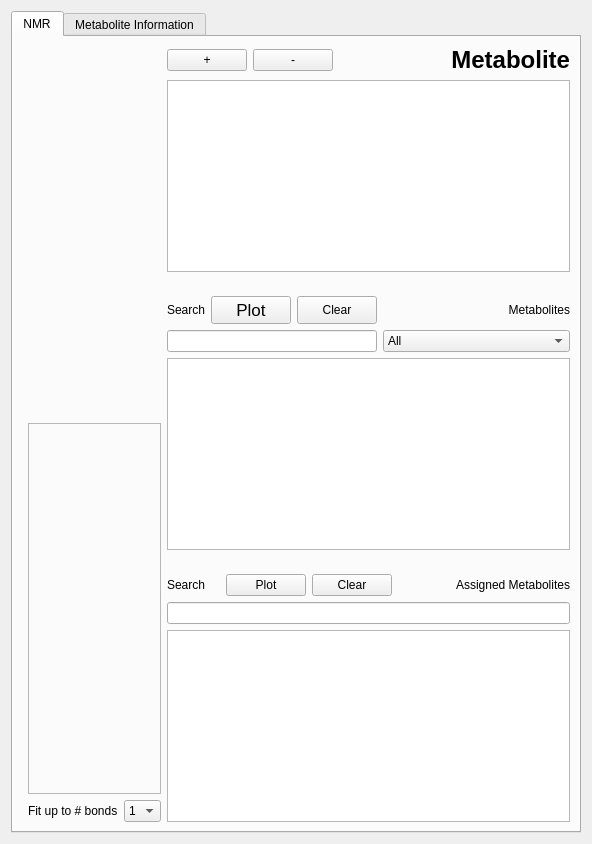
      <widget class="QWidget" name="hsqcAnalysisTab">
       <attribute name="title">
        <string>HSQC Analysis</string>
       </attribute>
       <layout class="QGridLayout" name="gridLayout_23">
        <item row="0" column="0">
         <widget class="QTabWidget" name="hsqcAnalysisTab_2">
          <property name="currentIndex">
           <number>0</number>
          </property>
          <widget class="QWidget" name="hsqcNMRTab">
           <attribute name="title">
            <string>NMR</string>
           </attribute>
           <layout class="QGridLayout" name="gridLayout_25">
            <item row="0" column="0" rowspan="3">
             <widget class="MplWidget" name="MplWidget2" native="true">
              <property name="sizePolicy">
               <sizepolicy hsizetype="Preferred" vsizetype="Preferred">
                <horstretch>180</horstretch>
                <verstretch>0</verstretch>
               </sizepolicy>
              </property>
              <property name="minimumSize">
               <size>
                <width>0</width>
                <height>0</height>
               </size>
              </property>
              <property name="mouseTracking">
               <bool>false</bool>
              </property>
             </widget>
            </item>
            <item row="0" column="1" colspan="2">
             <widget class="MplWidget" name="MplWidget3" native="true">
              <property name="sizePolicy">
               <sizepolicy hsizetype="Preferred" vsizetype="Preferred">
                <horstretch>45</horstretch>
                <verstretch>40</verstretch>
               </sizepolicy>
              </property>
             </widget>
            </item>
            <item row="0" column="3" rowspan="3">
             <layout class="QVBoxLayout" name="verticalLayout_24">
              <item>
               <layout class="QHBoxLayout" name="horizontalLayout_55">
                <item>
                 <widget class="QPushButton" name="hsqcAddPeak">
                  <property name="toolTip">
                   <string extracomment="Add Peak"/>
                  </property>
                  <property name="text">
                   <string>+</string>
                  </property>
                 </widget>
                </item>
                <item>
                 <widget class="QPushButton" name="hsqcRemovePeak">
                  <property name="toolTip">
                   <string extracomment="Remove Peak"/>
                  </property>
                  <property name="text">
                   <string>-</string>
                  </property>
                 </widget>
                </item>
                <item>
                 <spacer name="horizontalSpacer_41">
                  <property name="orientation">
                   <enum>Qt::Horizontal</enum>
                  </property>
                  <property name="sizeHint" stdset="0">
                   <size>
                    <width>40</width>
                    <height>20</height>
                   </size>
                  </property>
                 </spacer>
                </item>
                <item>
                 <widget class="QLabel" name="metaboliteLabel">
                  <property name="font">
                   <font>
                    <pointsize>18</pointsize>
                    <weight>75</weight>
                    <bold>true</bold>
                   </font>
                  </property>
                  <property name="text">
                   <string>Metabolite</string>
                  </property>
                  <property name="alignment">
                   <set>Qt::AlignRight|Qt::AlignTrailing|Qt::AlignVCenter</set>
                  </property>
                 </widget>
                </item>
               </layout>
              </item>
              <item>
               <widget class="QGraphicsView" name="metaboliteImage">
                <property name="sizePolicy">
                 <sizepolicy hsizetype="Expanding" vsizetype="Expanding">
                  <horstretch>10</horstretch>
                  <verstretch>0</verstretch>
                 </sizepolicy>
                </property>
               </widget>
              </item>
              <item>
               <spacer name="verticalSpacer_14">
                <property name="orientation">
                 <enum>Qt::Vertical</enum>
                </property>
                <property name="sizeHint" stdset="0">
                 <size>
                  <width>20</width>
                  <height>17</height>
                 </size>
                </property>
               </spacer>
              </item>
              <item>
               <layout class="QGridLayout" name="gridLayout_22">
                <item row="0" column="0">
                 <widget class="QLabel" name="label_72">
                  <property name="sizePolicy">
                   <sizepolicy hsizetype="Preferred" vsizetype="Preferred">
                    <horstretch>0</horstretch>
                    <verstretch>0</verstretch>
                   </sizepolicy>
                  </property>
                  <property name="text">
                   <string>Search</string>
                  </property>
                 </widget>
                </item>
                <item row="0" column="1">
                 <widget class="QPushButton" name="plotMetabolitesHsqc">
                  <property name="sizePolicy">
                   <sizepolicy hsizetype="MinimumExpanding" vsizetype="MinimumExpanding">
                    <horstretch>0</horstretch>
                    <verstretch>0</verstretch>
                   </sizepolicy>
                  </property>
                  <property name="font">
                   <font>
                    <pointsize>13</pointsize>
                   </font>
                  </property>
                  <property name="text">
                   <string>Plot</string>
                  </property>
                 </widget>
                </item>
                <item row="0" column="2">
                 <widget class="QPushButton" name="clearMetabolitesHsqc">
                  <property name="sizePolicy">
                   <sizepolicy hsizetype="MinimumExpanding" vsizetype="MinimumExpanding">
                    <horstretch>0</horstretch>
                    <verstretch>0</verstretch>
                   </sizepolicy>
                  </property>
                  <property name="text">
                   <string>Clear</string>
                  </property>
                 </widget>
                </item>
                <item row="0" column="3">
                 <spacer name="horizontalSpacer_42">
                  <property name="orientation">
                   <enum>Qt::Horizontal</enum>
                  </property>
                  <property name="sizeHint" stdset="0">
                   <size>
                    <width>40</width>
                    <height>20</height>
                   </size>
                  </property>
                 </spacer>
                </item>
                <item row="0" column="4">
                 <widget class="QLabel" name="label_74">
                  <property name="text">
                   <string>Metabolites</string>
                  </property>
                  <property name="alignment">
                   <set>Qt::AlignRight|Qt::AlignTrailing|Qt::AlignVCenter</set>
                  </property>
                 </widget>
                </item>
                <item row="1" column="0" colspan="3">
                 <widget class="QLineEdit" name="searchHsqcMetabolites">
                  <property name="sizePolicy">
                   <sizepolicy hsizetype="Expanding" vsizetype="Fixed">
                    <horstretch>5</horstretch>
                    <verstretch>0</verstretch>
                   </sizepolicy>
                  </property>
                 </widget>
                </item>
                <item row="1" column="3" colspan="2">
                 <widget class="QComboBox" name="hsqcPathwaySelect">
                  <property name="sizePolicy">
                   <sizepolicy hsizetype="Preferred" vsizetype="Fixed">
                    <horstretch>5</horstretch>
                    <verstretch>0</verstretch>
                   </sizepolicy>
                  </property>
                  <item>
                   <property name="text">
                    <string>All</string>
                   </property>
                  </item>
                  <item>
                   <property name="text">
                    <string>Alanine Metabolism</string>
                   </property>
                  </item>
                  <item>
                   <property name="text">
                    <string>Citric Acid Cycle</string>
                   </property>
                  </item>
                  <item>
                   <property name="text">
                    <string>Glucose Alanine Cycle</string>
                   </property>
                  </item>
                  <item>
                   <property name="text">
                    <string>Glutamate Metabolism</string>
                   </property>
                  </item>
                  <item>
                   <property name="text">
                    <string>Glycolysis</string>
                   </property>
                  </item>
                  <item>
                   <property name="text">
                    <string>Ketone Body Metabolism</string>
                   </property>
                  </item>
                  <item>
                   <property name="text">
                    <string>Malate Aspartate Shuttle</string>
                   </property>
                  </item>
                  <item>
                   <property name="text">
                    <string>Pentose Phosphate Pathway</string>
                   </property>
                  </item>
                  <item>
                   <property name="text">
                    <string>Pyruvate Metabolism</string>
                   </property>
                  </item>
                  <item>
                   <property name="text">
                    <string>Taurine Metabolism</string>
                   </property>
                  </item>
                  <item>
                   <property name="text">
                    <string>TCA Cycle</string>
                   </property>
                  </item>
                  <item>
                   <property name="text">
                    <string>Urea Metabolism</string>
                   </property>
                  </item>
                  <item>
                   <property name="text">
                    <string>Val/Leu/Ile Metabolism</string>
                   </property>
                  </item>
                  <item>
                   <property name="text">
                    <string>Vitamin B6 Metabolism</string>
                   </property>
                  </item>
                 </widget>
                </item>
               </layout>
              </item>
              <item>
               <widget class="QListView" name="hsqcMetabolites">
                <property name="sizePolicy">
                 <sizepolicy hsizetype="Expanding" vsizetype="Expanding">
                  <horstretch>10</horstretch>
                  <verstretch>0</verstretch>
                 </sizepolicy>
                </property>
               </widget>
              </item>
              <item>
               <spacer name="verticalSpacer_13">
                <property name="orientation">
                 <enum>Qt::Vertical</enum>
                </property>
                <property name="sizeHint" stdset="0">
                 <size>
                  <width>20</width>
                  <height>17</height>
                 </size>
                </property>
               </spacer>
              </item>
              <item>
               <layout class="QGridLayout" name="gridLayout_14">
                <item row="0" column="0">
                 <widget class="QLabel" name="label_73">
                  <property name="text">
                   <string>Search</string>
                  </property>
                 </widget>
                </item>
                <item row="0" column="1">
                 <widget class="QPushButton" name="plotAssignedHsqc">
                  <property name="sizePolicy">
                   <sizepolicy hsizetype="MinimumExpanding" vsizetype="MinimumExpanding">
                    <horstretch>0</horstretch>
                    <verstretch>0</verstretch>
                   </sizepolicy>
                  </property>
                  <property name="text">
                   <string>Plot</string>
                  </property>
                 </widget>
                </item>
                <item row="0" column="2">
                 <widget class="QPushButton" name="clearAssignedHsqc">
                  <property name="sizePolicy">
                   <sizepolicy hsizetype="MinimumExpanding" vsizetype="MinimumExpanding">
                    <horstretch>0</horstretch>
                    <verstretch>0</verstretch>
                   </sizepolicy>
                  </property>
                  <property name="text">
                   <string>Clear</string>
                  </property>
                 </widget>
                </item>
                <item row="0" column="3">
                 <spacer name="horizontalSpacer_43">
                  <property name="orientation">
                   <enum>Qt::Horizontal</enum>
                  </property>
                  <property name="sizeHint" stdset="0">
                   <size>
                    <width>40</width>
                    <height>20</height>
                   </size>
                  </property>
                 </spacer>
                </item>
                <item row="0" column="4">
                 <widget class="QLabel" name="label_75">
                  <property name="text">
                   <string>Assigned Metabolites</string>
                  </property>
                  <property name="alignment">
                   <set>Qt::AlignRight|Qt::AlignTrailing|Qt::AlignVCenter</set>
                  </property>
                 </widget>
                </item>
                <item row="1" column="0" colspan="5">
                 <widget class="QLineEdit" name="searchAssignedHsqcMetabolites">
                  <property name="sizePolicy">
                   <sizepolicy hsizetype="Expanding" vsizetype="Fixed">
                    <horstretch>10</horstretch>
                    <verstretch>0</verstretch>
                   </sizepolicy>
                  </property>
                 </widget>
                </item>
               </layout>
              </item>
              <item>
               <widget class="QListView" name="hsqcAssignedMetabolites">
                <property name="sizePolicy">
                 <sizepolicy hsizetype="Expanding" vsizetype="Expanding">
                  <horstretch>10</horstretch>
                  <verstretch>0</verstretch>
                 </sizepolicy>
                </property>
               </widget>
              </item>
             </layout>
            </item>
            <item row="1" column="1" colspan="2">
             <widget class="QFrame" name="buttonArea">
              <property name="sizePolicy">
               <sizepolicy hsizetype="Preferred" vsizetype="Preferred">
                <horstretch>0</horstretch>
                <verstretch>40</verstretch>
               </sizepolicy>
              </property>
              <property name="frameShape">
               <enum>QFrame::StyledPanel</enum>
              </property>
              <property name="frameShadow">
               <enum>QFrame::Raised</enum>
              </property>
             </widget>
            </item>
            <item row="2" column="1">
             <widget class="QLabel" name="label_76">
              <property name="sizePolicy">
               <sizepolicy hsizetype="Preferred" vsizetype="Preferred">
                <horstretch>3</horstretch>
                <verstretch>0</verstretch>
               </sizepolicy>
              </property>
              <property name="text">
               <string>Fit up to # bonds</string>
              </property>
             </widget>
            </item>
            <item row="2" column="2">
             <widget class="QComboBox" name="comboBox">
              <property name="sizePolicy">
               <sizepolicy hsizetype="Preferred" vsizetype="Fixed">
                <horstretch>10</horstretch>
                <verstretch>0</verstretch>
               </sizepolicy>
              </property>
              <property name="currentIndex">
               <number>1</number>
              </property>
              <item>
               <property name="text">
                <string>0</string>
               </property>
              </item>
              <item>
               <property name="text">
                <string>1</string>
               </property>
              </item>
              <item>
               <property name="text">
                <string>2</string>
               </property>
              </item>
              <item>
               <property name="text">
                <string>3</string>
               </property>
              </item>
              <item>
               <property name="text">
                <string>4</string>
               </property>
              </item>
             </widget>
            </item>
           </layout>
          </widget>
          <widget class="QWidget" name="mlInfoTab">
           <attribute name="title">
            <string>Metabolite Information</string>
           </attribute>
           <layout class="QGridLayout" name="gridLayout_28">
            <item row="0" column="0">
             <widget class="QTextEdit" name="metaboliteInformation"/>
            </item>
            <item row="1" column="0">
             <layout class="QHBoxLayout" name="horizontalLayout_56">
              <item>
               <spacer name="horizontalSpacer_45">
                <property name="orientation">
                 <enum>Qt::Horizontal</enum>
                </property>
                <property name="sizeHint" stdset="0">
                 <size>
                  <width>40</width>
                  <height>20</height>
                 </size>
                </property>
               </spacer>
              </item>
              <item>
               <widget class="QPushButton" name="mlResetButton">
                <property name="text">
                 <string>Reset</string>
                </property>
               </widget>
              </item>
              <item>
               <widget class="QPushButton" name="mlSaveButton">
                <property name="text">
                 <string>Save</string>
                </property>
               </widget>
              </item>
             </layout>
            </item>
           </layout>
          </widget>
         </widget>
        </item>
       </layout>
      </widget>
